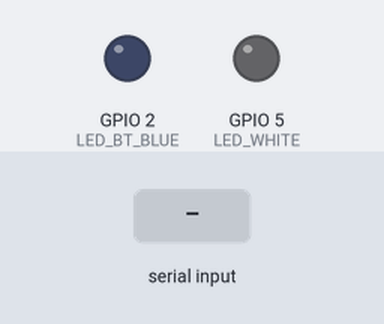
Bench run of a sketch on a simulated ESP32. On the bench: output pins drawn as LEDs (lit = HIGH). Inputs (shaded band) come from the test bench. WiFi joins after 1.5 s; servers stay silent unless stated; nothing arrives over Bluetooth unless stated; the Firebase database answers and starts empty; not simulated (calls return 0 or success): credentials_firebase.h; what the sketch prints to the serial monitor is not drawn.

Above: at 2.8 s.
2.9 s: "/" received over the second serial link
At 5.2 s:
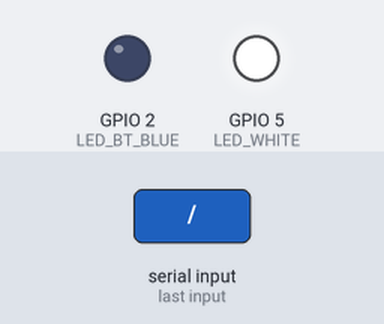
Timing chart, 0 to 7.2 s (numbered marks = the images above; inputs shaded):
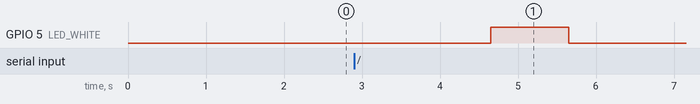

Measured:
- after the input at 2.9 s, GPIO 5 (LED_WHITE): LOW → HIGH after 1.8 s, → LOW 1.0 s later

The sketch:

master_bt.ino
```cpp
#include "BluetoothSerial.h"

#include <WiFi.h>
#include <FirebaseESP32.h>
#include "credentials_firebase.h"
#include <addons/TokenHelper.h> // Provide the token generation process info.

#include <addons/RTDBHelper.h> // Provide the RTDB payload printing info and other helper functions.

FirebaseData fbdo; // Firebase Data object
FirebaseAuth auth;
FirebaseConfig config;

#define USE_NAME // Comment this to use MAC address instead of a slave_name
#define LED_BT_BLUE 2 // LED onboard
#define LED_WHITE 5 // LED that lights up when a word is received from the slave
#define WORD_TO_TRIGGER_LED "Hello" // Word that the master expects to receive from the slave
#define ESCAPE_CHARACTER '/'

uint8_t data [] = {'H', 'e', 'l', 'l', 'o', ESCAPE_CHARACTER};
size_t dataLength = sizeof(data);

// Check if Bluetooth is available
#if !defined(CONFIG_BT_ENABLED) || !defined(CONFIG_BLUEDROID_ENABLED)
  #error Bluetooth is not enabled! Please run `make menuconfig` to and enable it
#endif

// Check Serial Port Profile
#if !defined(CONFIG_BT_SPP_ENABLED)
  #error Serial Port Profile for Bluetooth is not available or not enabled. It is only available for the ESP32 chip.
#endif

BluetoothSerial SerialBT;

#ifdef USE_NAME
  String slave_name = "ESP32-BT-Slave"; // Name of slave BT device
#else
  uint8_t address[6]  = {0x26, 0x6F, 0x28, 0x17, 0x9F, 0x80}; // Slave MAC address 24:6F:28:17:9F:80
#endif

String master_name = "ESP32-BT-Master";
bool slave_is_connected = false;

// Callback function for Bluetooth
void callback(esp_spp_cb_event_t event, esp_spp_cb_param_t *param){
  if (event == ESP_SPP_OPEN_EVT) {
    digitalWrite(LED_BT_BLUE, HIGH);
    slave_is_connected = true;
  }

  if (event == ESP_SPP_CLOSE_EVT) {
    digitalWrite(LED_BT_BLUE, LOW);
    slave_is_connected = false;
  }
}

void set_bluetooth_configuration() {
  pinMode(LED_BT_BLUE, OUTPUT);
  pinMode(LED_WHITE, OUTPUT);

  SerialBT.register_callback(callback);

  SerialBT.begin(master_name, true);

  #ifndef USE_NAME
    SerialBT.setPin(pin);
    Serial.println("Using PIN");
  #endif
}

void check_bluetooth_state() {
  if (!slave_is_connected) {
    while (!connect_to_slave()) {
      digitalWrite(LED_BT_BLUE, HIGH);
      delay(1000);
      digitalWrite(LED_BT_BLUE, LOW);
    }
  }

  else {
    delay(3000);
    SerialBT.write(data, dataLength);

    while (SerialBT.available()) {
      char receivedByte = SerialBT.read();
      if (receivedByte == '/') {
        digitalWrite(LED_WHITE, HIGH);
        delay(1000);
        digitalWrite(LED_WHITE, LOW);
      }
    }
  }
}

void set_wifi_configuration() {
  WiFi.begin(wifi_ssid, wifi_password);
  while (WiFi.status() != WL_CONNECTED) {
    delay(300);
  }
}

void set_firebase_configuration() {
  config.api_key = API_KEY; //Assign the api key (required)

  auth.user.email = USER_EMAIL; //Assign the user sign in credentials
  auth.user.password = USER_PASSWORD;

  config.database_url = DATABASE_URL; //Assign the RTDB URL (required)

  Firebase.reconnectNetwork(true); //Comment or pass false value when WiFi reconnection will control by your code or third party library e.g. WiFiManager

  // Since v4.4.x, BearSSL engine was used, the SSL buffer need to be set.
  // Large data transmission may require larger RX buffer, otherwise connection issue or data read time out can be occurred.
  fbdo.setBSSLBufferSize(4096 /* Rx buffer size in bytes from 512 - 16384 */, 1024 /* Tx buffer size in bytes from 512 - 16384 */);

  Firebase.begin(&config, &auth);
}

void setup() {
  Serial.begin(115200);
  //delay(5000);
  Serial.println("estoy en setup");
  set_bluetooth_configuration();
  Serial.println("pase bt");
  //delay(10000);
  Serial.println("antes de wifi");
  set_wifi_configuration();
  Serial.println("despues de wifi");
  set_firebase_configuration();

  if (Firebase.ready()) {
    Serial.printf("Get water_level backup_1... %s\n", Firebase.getInt(fbdo, F("UsersData/zmEF5GNXqOTqIzXlmnjdJ4EQ4NK2/cattle_waterer_1/backup_data/backup_1/water_level")) ? String(fbdo.to<int>()).c_str() : fbdo.errorReason().c_str());
  }


}

void loop() {
  check_bluetooth_state();
}

bool connect_to_slave() {
  #ifdef USE_NAME
    slave_is_connected = SerialBT.connect(slave_name);
  #else
    slave_is_connected = SerialBT.connect(address);
  #endif
  return slave_is_connected;
}
```
